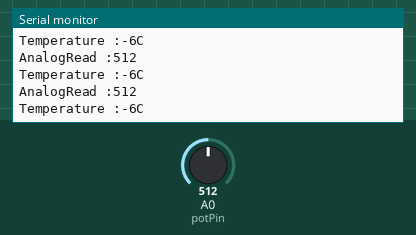
A sketch run on a simulated Arduino Uno, built with avr-gcc and run on an emulated ATmega328P. Shown: the last lines printed to the serial monitor. Inputs (shaded band) come from the test bench; at power-on: A0 (potPin) = 512.

Above: at 1.3 s.
1.4 s: A0 (potPin) set to 716
At 1.82 s:
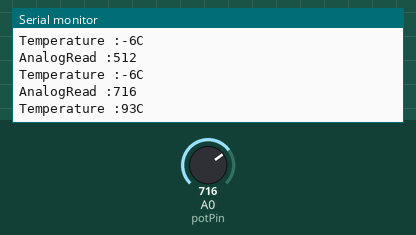
2.9 s: A0 (potPin) set to 900
At 3.32 s:
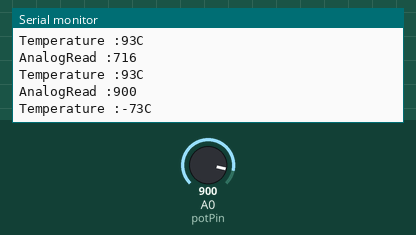
Timing chart, 0 to 5.9 s (numbered marks = the images above; inputs shaded):
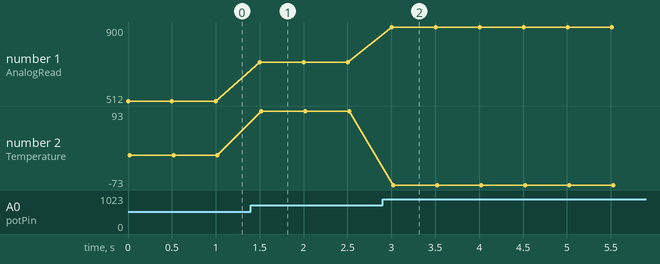

Measured:
- after the input at 1.4 s, the serial monitor: prints a new line after 0.10 s (image 1)
- after the input at 2.9 s, the serial monitor: prints a new line after 0.10 s (image 2)
- plotted number 1: 512 → 716 after the input at 1.4 s, 716 → 900 after the input at 2.9 s
- plotted number 2: -6 → 93 after the input at 1.4 s, 93 → -73 after the input at 2.9 s

The sketch:

lesson15.ino
```cpp
int potPin = A0 ;
void setup()
{
  Serial.begin(9600) ;
}
void loop()
{
  int val ;
  int dat ;
  val = analogRead(A0) ;
  dat = (125 * val) >> 8 ; //全部位元向右移動八位
  Serial.print("AnalogRead :") ;
  Serial.println(val) ;
  Serial.print("Temperature :") ;
  Serial.print(dat) ;
  Serial.println("C") ;
  delay(500) ;
}
```
